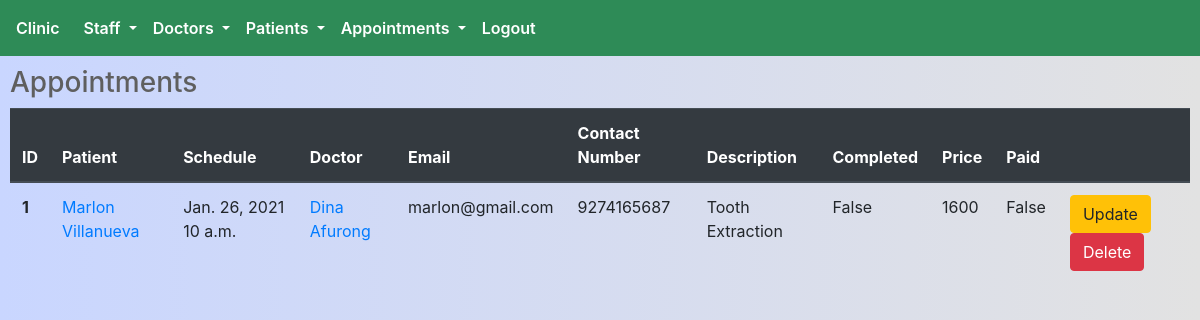
/appointment/list/ (signed in), run on an earlier commit of the app's database.
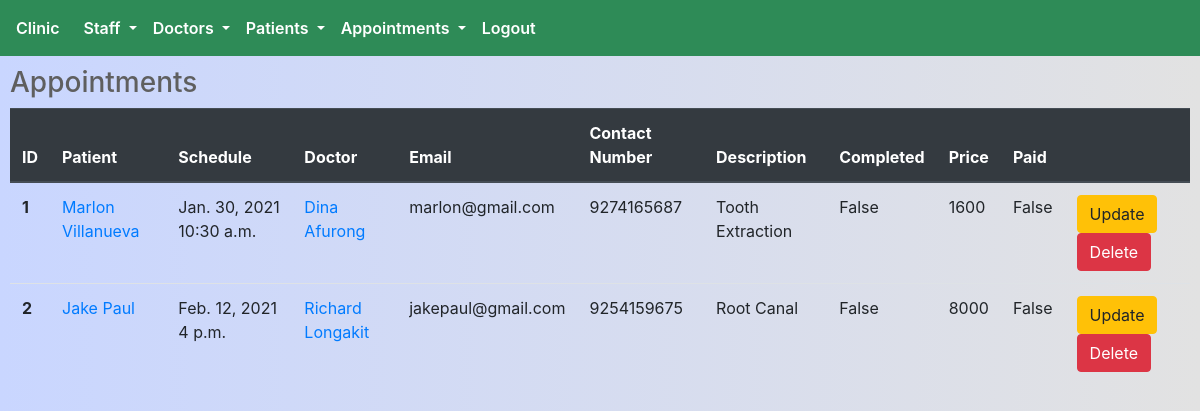
And on a later commit of the database.
### appointment/models.py (models this page shows, shortened)
class Appointment(models.Model):
    created_by = models.ForeignKey(
        User,
        on_delete = models.SET_NULL,
        null = True,
        related_name='appointments'
    )
    doctor = models.ForeignKey(
        Doctor,
        on_delete = models.SET_NULL,
        related_name='appointments',
        null = True,
        blank=True
    )
    patient = models.ForeignKey(
        Patient,
        on_delete=models.SET_NULL,
        null = True,
        related_name='appointments'
    )
    created_on = models.DateTimeField(auto_now_add=True)
    schedule_date = models.DateField()
    schedule_time = models.TimeField()
    description = models.CharField(max_length=500)
    is_paid = models.BooleanField(default=False)
    is_complete = models.BooleanField(default=False)
    price = models.IntegerField()

### patient/models.py (models this page shows, shortened)
class Patient(models.Model):
    first_name = models.CharField(max_length=255)
    last_name = models.CharField(max_length=255)
    email = models.EmailField(unique=True)
    contact_number = models.IntegerField()
    birthday = models.DateField()
    created_on = models.DateTimeField(auto_now_add=True)
    profile_picture = models.ImageField(blank=True)

### doctor/models.py (models this page shows, shortened)
class Doctor(models.Model):
    user = models.OneToOneField(User,on_delete=models.CASCADE)
    is_doctor = models.BooleanField(default=True)
    contact_number = models.PositiveIntegerField()
    profile_picture = models.ImageField(blank=True)

### appointment/views.py (the view)
# urls.py: path('list/',views.AppointmentsListView,name='list'),
@login_required
def AppointmentsListView(request):
    if request.user.is_staff:
        appointments = Appointment.objects.all()
    else:
        doctor = Doctor.objects.get(user_id=request.user.id)
        appointments = Appointment.objects.filter(doctor_id = doctor.id)
    context = {
        'appointments':appointments,
    }
    return render(request,'appointment/appointment_list.html',context=context)

### templates/appointment/appointment_list.html
{% extends 'core/base.html' %}
{% block head_block %}
{% load formcss %}
{% load static %}
<link rel="stylesheet" href="{% static 'css/appointment.css' %}">
{% endblock head_block %}
{% block body_block %}
<div class="appointments-main-container">
<h3 style="color:#5f5f5f;">Appointments</h3>
<div class="appointments-list-container">
    <table class="table">
        <thead class="thead-dark">
        <tr>
            <th scope="col">ID</th>
            <th scope="col">Patient</th>
            <th scope="col">Schedule</th>
            <th scope="col">Doctor</th>
            <th scope="col">Email</th>
            <th scope="col">Contact Number</th>
            <th scope="col">Description</th>
            <th scope="col">Completed</th>
            {% if user.is_staff %}
            <th scope="col">Price</th>
            <th scope="col">Paid</th>
            <th scope="col"></th>
            {% endif %}
        </tr>
        </thead>
        <tbody>
        {% for appointment in appointments %}
        <tr>
            <th scope="row">{{ appointment.id }}</th>
            <td><a href="{% url 'patient:detail' pk=appointment.patient.id %}">{{ appointment.patient.first_name | title }} {{ appointment.patient.last_name | title }}</a></td>
            <td>{{ appointment.schedule_date }} {{ appointment.schedule_time }}</td>
            <td><a href="{% url 'doctor:doctor_detail' pk=appointment.doctor.id%}">{{ appointment.doctor.user.first_name | title }} {{ appointment.doctor.user.last_name | title }}</a></td>
            <td>{{ appointment.patient.email }}</td>
            <td>{{ appointment.patient.contact_number }}</td>
            <td>{{ appointment.description }}</td>
            <td>{{ appointment.is_complete }}</td>
            {% if user.is_staff %}
            <td>{{ appointment.price }}</td>
            <td>{{ appointment.is_paid }}</td>
            <td>
                <a href="{% url 'appointment:update' pk=appointment.id %}" class="btn btn-warning">Update</a>
                <a href="{% url 'appointment:delete' pk=appointment.id %}" class="btn btn-danger">Delete</a>
            </td>
            {% endif %}
        </tr>
        {% endfor %}
        </tbody>
    </table>
</div>
</div>
{% endblock %}

What changed in the data, as far as the page shows it:
changed Appointment "Tooth Extraction": schedule_date "Jan. 26, 2021" → "Jan. 30, 2021"; schedule_time "10 a.m." → "10:30 a.m."
added Appointment: id "2", patient.first_name "Jake", patient.last_name "Paul", schedule_date "Feb. 12, 2021", schedule_time "4 p.m.", doctor.user.first_name "Richard", doctor.user.last_name "Longakit", patient.email "jakepaul@gmail.com", patient.contact_number "9254159675", description "Root Canal", is_complete "False", price "8000", is_paid "False"
